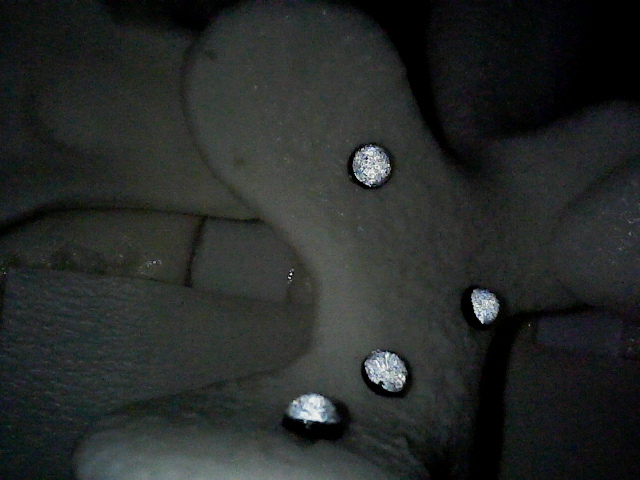
#> input picture Data_collection/calib_charuco/shot_004/led1.png, 640 x 480 px; its folder holds 5 pictures in this run; the run also reads 4 pictures not shown here
$ python per_led_depth_slide.py ../Data_collection/calib_charuco/shot_004/led1.png   (older library calls are emulated)
#> lines starting #> are read from the running program, lines starting #| are printed output that depends on the picture; after the words box and inside, x2 and y2 are one past the last pixel; in counts of white or black regions, pixels touching at a corner belong together
### scripts/reconstruction/bone_depth_batch.py
"""
Batch photometric-stereo depth estimation for the "BONE PICTURE" dataset.
================================================================================

This processes a whole folder of bone photos automatically. The capture rig
takes 4 photos per physical location/sample:

    pN-1.jpg   ALL LEDs on        (uniform reference - NOT used for stereo)
    pN-2.jpg   RIGHT LED only     (light from the +x / right side)
    pN-3.jpg   TOP   LED only     (light from the +y / upper side)
    pN-4.jpg   LEFT  LED only     (light from the -x / left side)

(The -1 = all-on / -2 = right / -3 = top / -4 = left convention was verified
 on all 17 locations: index 1 is always the most uniform image, and the other
 three are lit from the right, top and left respectively.)

METHOD  (identical in spirit to photometric_depth_test.py)
--------------------------------------------------------------------------------
  1. Take the 3 single-LED images. Each gives one brightness per pixel.
  2. Woodham photometric stereo: for every pixel solve the 3x3 linear system
         L @ g = I        ->     g = L^-1 @ I
     where the rows of L are the 3 known light directions and I is the pixel's
     3 brightnesses. Then  albedo = |g|  and  surface normal n = g / |g|.
  3. Turn the per-pixel normals into depth gradients
         p = d(depth)/d(col) = +nx/nz
         q = d(depth)/d(row) = -ny/nz
     and integrate them into a depth map z(x, y) with the Frankot-Chellappa
     Poisson solver (FFT, fast, no per-pixel loop -- this is the frequency
     domain integrator named in the original script's docstring).
  4. The result is a PER-PIXEL RELATIVE depth map (one heat-map per location)
     plus a few summary numbers per location written to a CSV.

UNITS / WHAT THE NUMBERS MEAN
--------------------------------------------------------------------------------
Plain photometric stereo recovers shape only up to an unknown overall offset
and scale (there is no coaxial point-light calibration image here, and you
asked to ignore the all-on shot). So the depth map is RELATIVE: the *shape*
and the relative height differences are meaningful, the absolute millimetre
value is not. The single number reported per location is the surface "relief"
(robust peak-to-valley range) in working-resolution pixel units. If
FIELD_WIDTH_IN is set to the real photo width, the CSV also reports that relief
in inches. See the note at the bottom of this file for how to add absolute
physical calibration later.

HOW TO RUN
--------------------------------------------------------------------------------
    pip install numpy opencv-python scipy matplotlib
    python bone_depth_batch.py

Edit INPUT_FOLDER below to point at your downloaded copy of the folder.
Everything else (light geometry, working resolution, what to save) is in the
CONFIG block right under the imports so you can tweak it without touching the
algorithm.
"""

import os
import re
import csv
import glob
import json
import numpy as np
import cv2

HERE = os.path.dirname(os.path.abspath(__file__))
PROJECT_ROOT = os.path.abspath(os.path.join(HERE, "..", ".."))


def project_path(*parts):
    return os.path.join(PROJECT_ROOT, *parts)

# Matplotlib is only needed for the labelled heat-map / panel figures.
# If you don't have it, set SAVE_FIGURES = False and you'll still get the
# raw colour depth PNGs (via OpenCV) and the CSV.
try:
    import matplotlib
    matplotlib.use("Agg")          # no display needed, just write files
    import matplotlib.pyplot as plt
    HAVE_MPL = True
except Exception:
    HAVE_MPL = False


# =============================================================================
# CONFIG  -- edit these, not the algorithm below
# =============================================================================

# Folder containing the pN-M.jpg images (downloaded from the Drive folder).
INPUT_FOLDER = project_path("data", "bone_picture")

# Where results are written (created automatically).
OUTPUT_FOLDER = project_path("depth_outputs")

# Filename pattern. Group 1 = location number, group 2 = photo number (1..4).
FILENAME_RE = re.compile(r"^p(\d+)-(\d+)\.(?:jpg|jpeg|png)$", re.IGNORECASE)

# Which photo index is the "all LEDs on" reference (ignored by the stereo solve,
# used only for colour / visualisation). Set to None if you have no such frame.
ALL_ON_INDEX = 1

# The three single-LED photos and the in-plane azimuth of each light.
#   azimuth 0 deg  = light comes from the RIGHT (+x)
#   azimuth 90 deg = light comes from the TOP / above (+y, "up" in the image)
#   azimuth 180    = light comes from the LEFT (-x)
#   azimuth 270    = light comes from BELOW (-y)
# These are the TRUE physical rig layout: three identical LEDs arranged
# symmetrically around the lens at RIGHT (0), TOP (90), LEFT (180). This matches
# nearfield_lambertian.PHYSICAL_LED_AZIMUTH_DEG so both pipelines agree on the
# hardware. (An earlier data-fit put the top LED at ~55 deg from shading
# centroids, but that was an APPARENT-shading artifact of the far-field model,
# not the real emitter position; the physical rig is symmetric.)
# Adjust if your rig differs, or set ESTIMATE_AZIMUTH_FROM_IMAGES = True.
SINGLE_LED_AZIMUTH_DEG = {
    2: 0.0,     # pN-2  -> RIGHT LED
    3: 90.0,    # pN-3  -> TOP   LED (straight up; symmetric physical rig)
    4: 180.0,   # pN-4  -> LEFT  LED
}

# Elevation of every LED above the surface plane, in degrees. 90 = straight on
# (coaxial), 0 = grazing from the side. The cameras/LEDs here light the bone
# from fairly oblique angles; ~40 deg is a reasonable default. This mainly
# affects the vertical exaggeration of the recovered surface, not its shape.
LIGHT_ELEVATION_DEG = 40.0

# If True, ignore SINGLE_LED_AZIMUTH_DEG and instead estimate each LED's azimuth
# from the data (image minus the per-location mean -> where that LED adds light).
# Robust and rig-agnostic, but the manual values above are usually cleaner.
ESTIMATE_AZIMUTH_FROM_IMAGES = False

# Downscale the long edge to this many pixels before processing. Photometric
# depth doesn't need full resolution and this keeps each location fast.
# Set to None to use full resolution (slower, sharper).
WORK_LONG_EDGE = 640

# Camera calibration from Endoscope_Calibration.py. When enabled, each raw input
# photo is undistorted before resizing and before photometric stereo. For best
# results, calibrate with the same camera resolution/aspect ratio as the bone
# photos. This loader also accepts the older calibration.npz format.
CALIBRATION_FILE = project_path("calibration", "calibration.txt")
UNDISTORT_INPUTS = True
UNDISTORT_ALPHA = 0.0        # 0=crop invalid borders, 1=keep full FOV with borders

# Calibration numbers from calibration.txt (Endoscope_Calibration.py,
# 2026-07-07: 51 checkerboard images at 1280x720, reprojection error 0.107 px).
# Baked in so the pipeline runs even without the file; if CALIBRATION_FILE
# exists it takes priority, so a fresh recalibration is picked up automatically.
EMBEDDED_CALIBRATION = {
    "camera_matrix": [
        [1587.9838343574543, 0.0, 646.3018190391646],
        [0.0, 1194.2225409787034, 339.6362448973934],
        [0.0, 0.0, 1.0],
    ],
    "dist_coeffs": [[
        0.13490056551012142,
        -0.41856699112495277,
        -0.0038193583132642497,
        0.0017845237107306754,
        -2.5471458381780363,
    ]],
    "image_size": [1280, 720],
    "reprojection_error": 0.10696129323542458,
}

# Real width of the area shown by each photo, in inches. This is only used to
# add inch-scale relief columns to the CSV; the solver itself works in relative
# pixel units. 37 mm is the MEASURED field-of-view width of the endoscope rig
# (measured 2026-07-07, replacing the old 30 mm placeholder). Set to None for
# pixel-only output.
FIELD_WIDTH_IN = 37.0 / 25.4

# Remove specular glints (bright, low-saturation spots) before solving. Bone is
# glossy when wet and specular highlights break the Lambertian assumption.
REMOVE_SPECULAR = True

# Sign of the output depth. With the convention here, larger value = farther
# from the camera. Flip this if your heat-maps look inverted for your rig.
DEPTH_SIGN = +1.0

# What to write per location.
SAVE_DEPTH_PNG = True     # colour depth heat-map (always; uses OpenCV if no MPL)
SAVE_NORMALS_PNG = True   # RGB-encoded surface normals
SAVE_PANEL = True         # multi-panel figure (needs matplotlib)
SAVE_PLY = False          # 3-D point cloud (open in MeshLab/CloudCompare)

# Robust percentiles used both for the colour range and the "relief" number.
LOW_PCT, HIGH_PCT = 2.0, 98.0


# =============================================================================
# Light geometry
# =============================================================================

# [33 lines left out: functions light_vector, estimate_azimuths, not called in this run]


# =============================================================================
# Image helpers
# =============================================================================

_CALIBRATION_CACHE = None
_CALIBRATION_LOAD_ATTEMPTED = False
_CALIBRATION_SIZE_WARNED = False


# [65 lines left out: functions load_camera_calibration, scaled_camera_matrix, not called in this run]


def undistort_bgr(bgr):
    """Apply lens undistortion using calibration.txt, if enabled/available."""
    global _CALIBRATION_SIZE_WARNED
    if not UNDISTORT_INPUTS:
        return bgr

    calib = load_camera_calibration()
    if calib is None:
        return bgr

    h, w = bgr.shape[:2]
    calib_size = calib["image_size"]
    if calib_size:
        calib_aspect = calib_size[0] / float(calib_size[1])
        image_aspect = w / float(h)
        if abs(calib_aspect - image_aspect) > 0.02 and not _CALIBRATION_SIZE_WARNED:
            print("  [warn] calibration image size "
                  f"{calib_size[0]}x{calib_size[1]} differs from input {w}x{h}; "
                  "using scaled intrinsics. Best calibration uses the same "
                  "resolution/aspect ratio as the bone photos.")
            _CALIBRATION_SIZE_WARNED = True

    K = scaled_camera_matrix(calib["camera_matrix"], calib_size, (w, h))
    dist = calib["dist_coeffs"]
    new_K, _ = cv2.getOptimalNewCameraMatrix(K, dist, (w, h),
                                             UNDISTORT_ALPHA, (w, h))
    return cv2.undistort(bgr, K, dist, None, new_K)


def srgb_to_linear(rgb):
    """Undo the sRGB display gamma so values are linear light for the solve.

    JPEGs are sRGB-encoded; the Lambertian solve (I = albedo * n.L) needs LINEAR
    irradiance. Feeding encoded values makes gentle slopes come out ~2x too
    shallow and warps the shape non-linearly, so linearise before solving.
    """
    return np.where(rgb <= 0.04045, rgb / 12.92, ((rgb + 0.055) / 1.055) ** 2.4)


def to_luminance(rgb):
    """RGB (float 0..1, channel order R,G,B) -> single brightness channel.

    Standard Rec.601 luma; bone is near-grey so the exact weights barely matter.
    """
    return 0.299 * rgb[..., 0] + 0.587 * rgb[..., 1] + 0.114 * rgb[..., 2]


def load_rgb(path, long_edge=None):
    """Load an image as float RGB in [0, 1], optionally downscaled."""
#> called with long_edge = 640
    bgr = cv2.imread(path, cv2.IMREAD_COLOR)
    if bgr is None:
        raise IOError(f"could not read {path}")
    bgr = undistort_bgr(bgr)
    if long_edge is not None:
        h, w = bgr.shape[:2]
        scale = long_edge / max(h, w)
        if scale < 1.0:
            bgr = cv2.resize(bgr, (round(w * scale), round(h * scale)),
                             interpolation=cv2.INTER_AREA)
    rgb = cv2.cvtColor(bgr, cv2.COLOR_BGR2RGB).astype(np.float32) / 255.0
#> call 2 of load_rgb, with long_edge = 640
#> in load_rgb, bgr is the input picture: shape (480, 640, 3); mean B, G, R 40.4, 41.9, 38.5
#> in srgb_to_linear, `return np.where(rgb <= 0.04045, rgb / 12.92, ((rgb + 0.055) / 1.055) *..`:
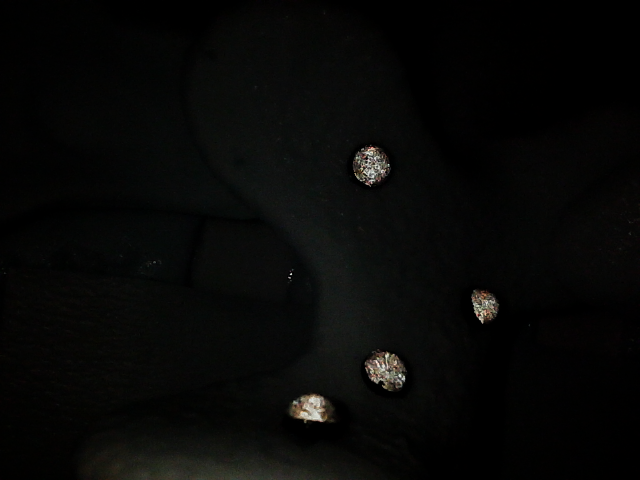
#> returned value: shape (480, 640, 3) float32; mean of channels 0, 1, 2 0.0283, 0.0327, 0.0311; drawn as B, G, R
    return rgb


def detect_specular_mask(rgb, brightness_thresh=0.92, sat_thresh=0.25):
    """Mask pixels that are both very bright AND low-saturation (mirror glints)."""
#> called with brightness_thresh = 0.92, sat_thresh = 0.25
    lum = to_luminance(rgb)
    max_c = rgb.max(axis=-1)
    min_c = rgb.min(axis=-1)
    sat = np.where(max_c > 1e-6, (max_c - min_c) / (max_c + 1e-6), 0.0)
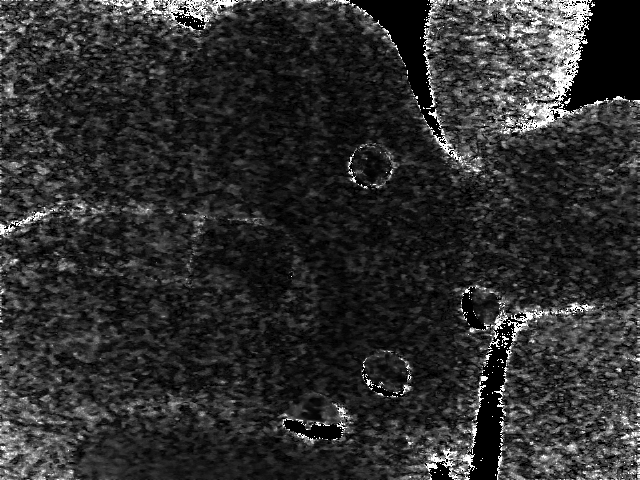
#> sat: shape (480, 640) float32; min 0, max 1, mean 0.183
    return (lum > brightness_thresh) & (sat < sat_thresh)
#> returned value: shape (480, 640) bool; 0.02% white in thin lines or dots, all inside (x1, y1, x2, y2) = (290, 152, 487, 419)
#> (the rest of the program and of its run is left out)
